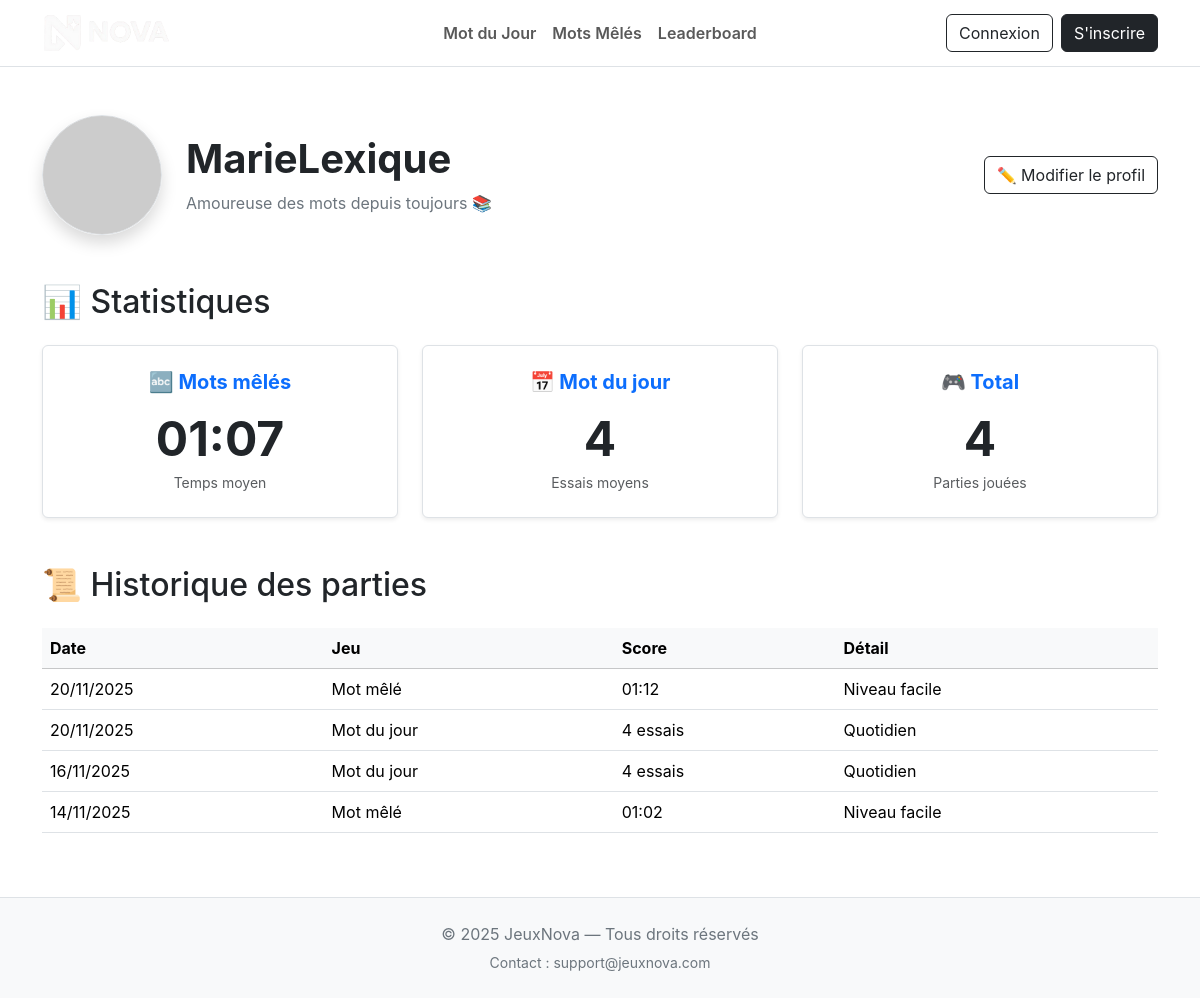
The page /php/profil.php?id=2 on the database its author committed.
### tables this page shows
CREATE TABLE IF NOT EXISTS `utilisateur` (
  `id_utilisateur` int NOT NULL AUTO_INCREMENT,
  `email` varchar(200) NOT NULL,
  `mot_de_passe` varchar(255) NOT NULL,
  `pseudo` varchar(100) NOT NULL,
  `role` varchar(50) NOT NULL,
  `date_creation` datetime NOT NULL,
  `bio` TEXT NULL,
  `avatar` VARCHAR(255) NULL,
  PRIMARY KEY (`id_utilisateur`),
  UNIQUE KEY `email` (`email`)
);

CREATE TABLE IF NOT EXISTS `partie` (
  `id_partie` int NOT NULL AUTO_INCREMENT,
  `date_debut` datetime NOT NULL,
  `date_fin` datetime DEFAULT NULL,
  `score` int DEFAULT NULL,
  `statut` varchar(50) DEFAULT NULL,
  `id_utilisateur` int NOT NULL,
  `id_grille` int DEFAULT NULL,
  `id_mot` int DEFAULT NULL,
  PRIMARY KEY (`id_partie`),
  KEY `id_utilisateur` (`id_utilisateur`),
  KEY `id_grille` (`id_grille`),
  KEY `id_mot` (`id_mot`)
);

### php/profil.php (the view, shortened to what this page needs)
<?php
require "config.php";
$user_id = isset($_GET['id']) ? intval($_GET['id']) : ($_SESSION['id'] ?? 1);
$stmt = $db->prepare("SELECT pseudo, bio, avatar, date_creation FROM utilisateur WHERE id_utilisateur = ?");
$stmt->execute([$user_id]);
$user = $stmt->fetch();
$avatarPath = $user['avatar'] ? $user['avatar'] : "https://via.placeholder.com/120?text=Avatar";
$stmt = $db->prepare("SELECT AVG(score) as moy_temps FROM partie WHERE id_utilisateur = ? AND id_grille IS NOT NULL");
$stmt->execute([$user_id]);
$res = $stmt->fetch();
$moy_temps_sec = $res['moy_temps'] ? round($res['moy_temps']) : 0;
$minutes = floor($moy_temps_sec / 60);
$secondes = $moy_temps_sec % 60;
$temps_moyen_str = sprintf("%02d:%02d", $minutes, $secondes);
$stmt = $db->prepare("SELECT AVG(score) as moy_essais FROM partie WHERE id_utilisateur = ? AND id_mot IS NOT NULL");
$stmt->execute([$user_id]);
$res = $stmt->fetch();
$moy_essais = $res['moy_essais'] ? round($res['moy_essais'], 1) : 0;
$stmt = $db->prepare("SELECT COUNT(*) as total FROM partie WHERE id_utilisateur = ?");
$stmt->execute([$user_id]);
$res = $stmt->fetch();
$total_parties = $res['total'];
$limit = 5;
$page = isset($_GET['page']) ? max(1, intval($_GET['page'])) : 1;
$offset = ($page - 1) * $limit;
$stmt = $db->prepare("
    SELECT p.date_fin, p.score, p.id_grille, p.id_mot,
           CASE
               WHEN p.id_grille IS NOT NULL THEN 'Mot mêlé'
               WHEN p.id_mot IS NOT NULL THEN 'Mot du jour'
               ELSE 'Jeu inconnu'
           END as nom_jeu,
           CASE
               WHEN p.id_grille IS NOT NULL THEN 'Niveau facile'
               WHEN p.id_mot IS NOT NULL THEN 'Quotidien'
               ELSE '-'
           END as detail
    FROM partie p
    WHERE p.id_utilisateur = :user_id AND p.date_fin IS NOT NULL
    ORDER BY p.date_fin DESC
    LIMIT :limit OFFSET :offset
");
$stmt->bindValue(':user_id', $user_id, PDO::PARAM_INT);
$stmt->bindValue(':limit', $limit, PDO::PARAM_INT);
$stmt->bindValue(':offset', $offset, PDO::PARAM_INT);
$stmt->execute();
$historique = $stmt->fetchAll();
?>
<!DOCTYPE html>
<html lang="fr">
<head>
    <link href="https://cdn.jsdelivr.net/npm/bootstrap@5.3.2/dist/css/bootstrap.min.css" rel="stylesheet">
    <link rel="stylesheet" href="../css/styles.css">
</head>
<body class="bg-white text-dark">
<nav class="navbar navbar-expand-lg navbar-light bg-white border-bottom position-relative">
    <div class="container">
        <a class="navbar-brand d-flex align-items-center" href="../index.php">
            <img src="../assets/logo.png" alt="Logo" height="40" class="me-2">
        </a>
        <div class="collapse navbar-collapse" id="navMenu">
            <ul class="navbar-nav navbar-nav-centered">
                <li class="nav-item"><a class="nav-link fw-semibold" href="../games/mot-mystere.html">Mot du Jour</a></li>
                <li class="nav-item"><a class="nav-link fw-semibold" href="../games/mot-mele.html">Mots Mêlés</a></li>
                <li class="nav-item"><a class="nav-link fw-semibold" href="leaderboard.php">Leaderboard</a></li>
            </ul>
            <div class="d-flex ms-auto nav-auth">
                <?php if (isset($_SESSION["id"])): ?>
                    <a class="btn btn-outline-dark me-2" href="profil.php">Mon Profil</a>
                    <a class="btn btn-dark" href="deconexion.php">Déconnexion</a>
                <?php else: ?>
                    <a class="btn btn-outline-dark me-2" href="account.php?mode=login">Connexion</a>
                    <a class="btn btn-dark" href="account.php?mode=register">S'inscrire</a>
                <?php endif; ?>
            </div>
        </div>
    </div>
</nav>
<div class="container mt-5">
    <div class="row mb-5 align-items-center">
        <div class="col-auto">
            <img src="<?php echo htmlspecialchars($avatarPath); ?>"
                 class="rounded-circle border shadow"
                 width="120" height="120"
                 style="object-fit: cover;"
                 alt="Avatar">
        </div>
        <div class="col">
            <h1 class="fw-bold mb-2"><?php echo htmlspecialchars($user['pseudo']); ?></h1>
            <p class="text-secondary mb-0"><?php echo nl2br(htmlspecialchars($user['bio'] ?? 'Aucune bio définie.')); ?></p>
        </div>
        <div class="col-auto">
            <button class="btn btn-outline-dark" data-bs-toggle="modal" data-bs-target="#editModal">
                ✏️ Modifier le profil
            </button>
        </div>
    </div>
    <h2 class="mb-4">📊 Statistiques</h2>
    <div class="row g-4 mb-5">
        <div class="col-md-4">
            <div class="card border shadow-sm text-center p-4 h-100">
                <h5 class="fw-bold text-primary mb-3">🔤 Mots mêlés</h5>
                <p class="display-5 fw-bold mb-1"><?php echo $temps_moyen_str; ?></p>
                <small class="text-muted">Temps moyen</small>
            </div>
        </div>
        <div class="col-md-4">
            <div class="card border shadow-sm text-center p-4 h-100">
                <h5 class="fw-bold text-primary mb-3">📅 Mot du jour</h5>
                <p class="display-5 fw-bold mb-1"><?php echo $moy_essais; ?></p>
                <small class="text-muted">Essais moyens</small>
            </div>
        </div>
        <div class="col-md-4">
            <div class="card border shadow-sm text-center p-4 h-100">
                <h5 class="fw-bold text-primary mb-3">🎮 Total</h5>
                <p class="display-5 fw-bold mb-1"><?php echo $total_parties; ?></p>
                <small class="text-muted">Parties jouées</small>
            </div>
        </div>
    </div>
    <h2 class="mb-4">📜 Historique des parties</h2>
    <div class="table-responsive">
        <table class="table table-hover">
            <thead class="table-light">
                <tr>
                    <th>Date</th>
                    <th>Jeu</th>
                    <th>Score</th>
                    <th>Détail</th>
                </tr>
            </thead>
            <tbody>
                <?php if (count($historique) > 0): ?>
                    <?php foreach ($historique as $partie): ?>
                        <tr>
                            <td><?php echo date('d/m/Y', strtotime($partie['date_fin'])); ?></td>
                            <td><?php echo htmlspecialchars($partie['nom_jeu']); ?></td>
                            <td>
                                <?php
                                if ($partie['nom_jeu'] == 'Mot mêlé') {
                                    echo gmdate("i:s", $partie['score']);
                                } else {
                                    echo $partie['score'] . ' essais';
                                }
                                ?>
                            </td>
                            <td><?php echo htmlspecialchars($partie['detail']); ?></td>
                        </tr>
                    <?php endforeach; ?>
                <?php else: ?>
                    <tr>
                        <td colspan="4" class="text-center text-muted py-4">Aucune partie jouée pour le moment.</td>
                    </tr>
                <?php endif; ?>
            </tbody>
        </table>
    </div>
</div>
<footer class="mt-5 py-4 bg-light border-top text-center text-secondary">
    <div class="container">
        <p class="mb-1">© 2025 JeuxNova — Tous droits réservés</p>
        <small>Contact : support@jeuxnova.com</small>
    </div>
</footer>
</body>
</html>

### css/styles.css (style rules this page uses)
:root { --white: #ffffff; --dark-bg: #121212; --secondary-dark: #1f1f1f; }
body { background: #ffffff; color: #000000; font-family: "Inter", sans-serif; }
.navbar .navbar-nav-centered { position: absolute; left: 50%; transform: translateX(-50%); top: 50%; transform-origin: center; transform: translateX(-50%) translateY(-50%); }
.navbar .navbar-brand, .navbar .nav-auth { z-index: 2; }

### rows shown on the page
utilisateur: pseudo "MarieLexique", bio "Amoureuse des mots depuis toujours 📚"
partie: date_fin "20/11/2025", nom_jeu "Mot mêlé", score "01:12", detail "Niveau facile"
partie: date_fin "20/11/2025", nom_jeu "Mot du jour", score "4", detail "Quotidien"
partie: date_fin "16/11/2025", nom_jeu "Mot du jour", score "4", detail "Quotidien"
partie: date_fin "14/11/2025", nom_jeu "Mot mêlé", score "01:02", detail "Niveau facile"

### other values the page prints
$temps_moyen_str "01:07"
$moy_essais "4"
$total_parties "4"
